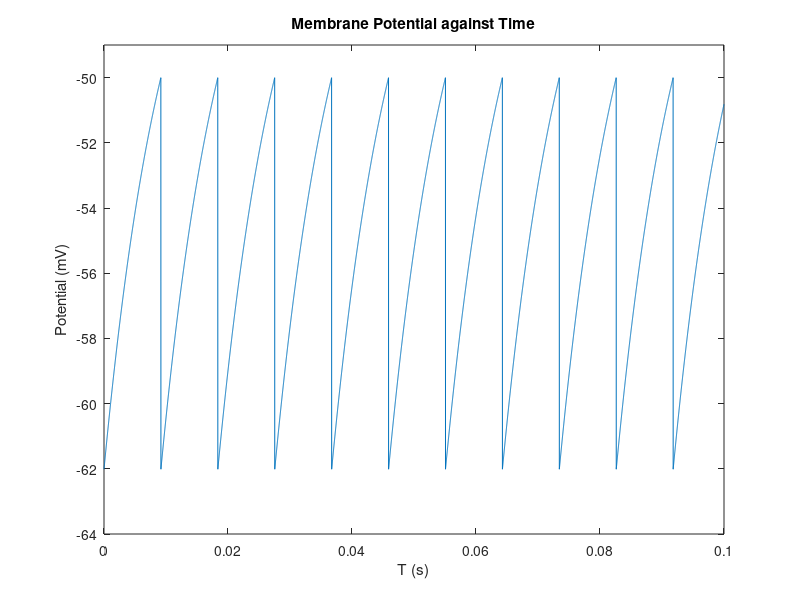
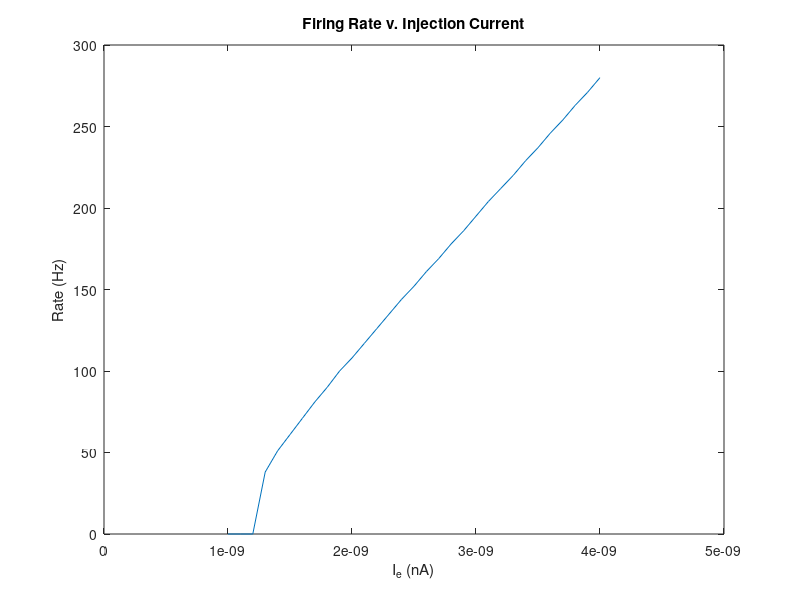

Recreate these plots in MATLAB, in order. (Note: this script raises an error after producing the figures.)
%%
% <latex>
% \title{BE 521: Homework 2 Questions \\{\normalsize Modeling Neurons} \\{\normalsize Spring 2021}}
% \author{46 points}
% \date{Due: Tuesday, 2/2/2021 10:00 PM}
% \maketitle
% \textbf{Objective:} Computational modeling of neurons. \\
% We gratefully acknowledge Dr. Vijay Balasubramanian (UPenn) for many of
% the questions in this homework.\\
% </latex>

%% 
% <latex>
% \begin{center}
% \author{Saif Khawaja \\
%   \normalsize Collaborators: Raveen K \\}
% \end{center}
% </latex>

%%
% <latex>
% \section{Basic Membrane and Equilibrium Potentials (6 pts)}
% Before undertaking this section, you may find it useful to read pg.
% 153-161 of Dayan \& Abbott's \textit{Theoretical Neuroscience} (the 
% relevant section of which, Chapter 5, is posted with the homework). 
% </latex>

%%
% <latex>
% \begin{enumerate}
%  \item Recall that the potential difference $V_T$ when a mole of ions crosses a cell membrane is defined by the universal gas constant $R = 8.31\; {\rm J/mol\cdot K}$, the temperature $T$ (in Kelvin), and Faraday's constant $F = 96,480 {\rm\ C/mol}$ \[ V_T = \frac{RT}{F} \] Calculate $V_T$ at human physiologic temperature ($37\; ^{\circ} \rm C$). (1 pt)
% </latex>

%%
% <latex>
% \rule{\textwidth}{1pt}
% \textit{Example Latex math commands that uses the align tag to make your equations
% neater. You can also input math into sentences with \$ symbol like $\pi + 1$.}
% \begin{align*}
% E = MC^2 \tag{not aligned}\\
% E = & MC^2 \tag{aligned at = by the \&}\\
% 1 = &\; \frac{2}{2}\tag{aligned at = by \&}
% \end{align*}
% \rule{\textwidth}{1pt}
% </latex>

Vt = (8.31*310.15)/96480 *1000

% Vt at the temperature of the human body is 26.7138 .
%%
% <latex>
%  \item Use this value $V_T$ to calculate the Nernst equilibrium potentials 
%  (in mV) for the $\rm K^+$, $\rm Na^+$, and $\rm Cl^-$ ions, given the following 
%  cytoplasm and extracellular concentrations in the squid giant axon: 
%  $\rm K^+$ : (120, 4.5), $\rm Na^+$ : (15, 145), and $\rm Cl^-$ : (12, 120), 
%  where the first number is the cytoplasmic and the second the extracellular 
%  concentration (in mM). (2 pts)
% </latex>

conc_K = [120, 4.5];
conc_Na = [15, 145];
conc_Cl = [12, 120];

R = 8.31; 
T = 310.15; 
F = 96480;

Nernst_K = ((R * T) / (1 * F) * log(conc_K(2) / conc_K(1))) * 1000
Nernst_Na = ((R * T) / (1 * F) * log(conc_Na(2) / conc_Na(1))) * 1000
Nernst_Cl = ((R * T) / -(1 * F) * log(conc_Cl(2) / conc_Cl(1))) * 1000

% For K, Na, and Cl respectively, the Nernst potentials are -87.7124,
% 60.6051, and -61.5108 mV.

%%
% <latex>
%  \item 
%   \begin{enumerate}
% 	\item Use the Goldmann equation,
% 	  \begin{equation}
% 		V_m = V_T\ln\left( \frac{\rm P_{K}\cdot[K^+]_{out} + P_{NA}\cdot[Na^+]_{out} + P_{Cl}\cdot[Cl^-]_{in}}{\rm P_{K}\cdot[K^+]_{in} + P_{NA}\cdot[Na^+]_{in} + P_{Cl}\cdot[Cl^-]_{out}} \right)
% 	  \end{equation}
% 	to calculate the resting membrane potential, $V_m$, assuming that the ratio of membrane permeabilities $\rm P_K:P_{Na}:P_{Cl}$ is $1.0:0.045:0.45$. Use the ion concentrations given above in Question 1.2. (2 pts)
% </latex>

permeabilities = [1, 0.05, 0.45];

membrane_potential = Vt * log((permeabilities(1) * conc_K(2) + permeabilities(2) * conc_Na(2) + permeabilities(3) * conc_Cl(1))/(permeabilities(1) * conc_K(1) + permeabilities(2) * conc_Na(1) + permeabilities(3) * conc_Cl(2)))

% The resting membrane potential is -62.0123 mV.

%%
% <latex>
% 	\item Calculate the membrane potential at the peak action potential, assuming a permeability ratio of $1.0:11:0.45$, again using the ion concentrations given in Question 1.2. (1 pt)
%   \end{enumerate}
% </latex>

permeabilities = [1, 12, 0.45];

membrane_potential_peak = Vt * log((permeabilities(1) * conc_K(2) + permeabilities(2) * conc_Na(2) + permeabilities(3) * conc_Cl(1)) / (permeabilities(1) * conc_K(1) + permeabilities(2) * conc_Na(1) + permeabilities(3) * conc_Cl(2)))

% The membrane potential at peak action potential is 42.6891 mV.

%%
% <latex>
% 	\item The amplitudes of the multi-unit signals in HW0 and local field
% 	potentials (LFP) in HW1 had magnitudes on the order of 10 to 100
% 	microvolts. The voltage at the peak of the action potential (determined
% 	using the Goldman equation above) has a magnitude on the order of 10
% 	millivolts. Briefly explain why we see this difference in magnitude.
% 	Hint 1: Voltage is the difference in electric potential between two
% 	points. What are the two points for our voltage measurement in the
% 	multi-unit and LFP signals? What are the two points for the voltage
% 	measurement of the action potential? Hint 2: The resistance of the neuronal membrane is typically much higher than the resistance of the extracellular fluid. (2 pts)
% </latex>

% Since voltage is proportional to resistance (V = IR), and the
% extracellular membrane resistance is typically much lower than the
% neuronal membrane resistance (hint 2), the peak action potential voltage
% is much higher than any of the LFP or multi-unit activity signals from
% previous homework. Furthermore, LFP readings were measured in
% extra-cellular fluid but action potentials were measured across the
% neuronal cell and, given hint 1, this influences the recorded reading. 

%% 
% <latex>
% \end{enumerate}
% \section{Integrate and Fire Model (38 pts)}
% You may find it useful to read pg.\ 162-166 of Dayan and Abbott for this section. The general differential equation for the integrate and fire model is
% \[ \tau_m\frac{dV}{dt} = V_m - V(t) + R_m I_e(t) \]
% where $\tau_m = 10\, \rm ms$ is the membrane time constant, describing how fast the current is leaking through the membrane, $V_m$ in this case is constant and represents the resting membrane potential (which you have already calculated in question 1.3.a), and $V(t)$ is the actual membrane potential as a function of time. $R_m = 10^7\, \Omega$ is the constant total membrane resistance, and $I_e(t)$ is the fluctuating incoming current. Here, we do not explicitly model the action potentials (that's Hodgkin-Huxley) but instead model the neuron's behavior leading up and after the action potential.
% </latex>

%%
% <latex>
% Use a $\Delta t = 10\, \rm \mu s$ ($\Delta t$ is the discrete analog of the continuous $dt$). Remember, one strategy for modeling differential equations like this is to start with an initial condition (here, $V(0)=V_m$), then calculate the function change (here, $\Delta V$, the discrete analog to $dV$) and then add it to the function (here, $V(t)$) to get the next value at $t+\Delta t$. Once/if the membrane potential reaches a certain threshold ($V_{th} = -50\, \rm mV$), you will say that an action potential has occurred and reset the potential back to its resting value.
% \begin{enumerate}
%  \item Model the membrane potential with a constant current injection (i.e., $I_e(t) = I_e = 2 {\rm nA}$). Plot your membrane potential as a function of time to show at least a handful of ``firings.'' (8 pts)
% </latex>

I_e = 2e-9;  

R_membrane = 1*10^7; 

V_threshold = -50e-3;

tau = 0.01;  

dt = 1e-5;  

range = 0:dt:0.1;

%%

V = [];
V(1) = (membrane_potential / 1000); 
peaks = 0;

for i=2:length(range)
    dv = (dt / tau) * ((membrane_potential / 1000) - V(i-1) + (R_membrane * I_e));
    dv;
    V(i) = dv + V(i-1);
    if V(i) >= V_threshold
        peaks = peaks + 1;
        V(i) = membrane_potential / 1000;
    end
end

V = V.*1000; 

figure
plot(range, V)
ylabel('Potential (mV)')
xlabel('T (s)')
title('Membrane Potential against Time')
ylim([-64 -49])

%%
% <latex>
%  \item Produce a plot of firing rate (in Hz) versus injection current, over the range of 1-4 nA. (4 pts)
% </latex>


I_e = 2e-9;

V_threshold=-50e-3; 

R_membrane=1*10^7; 

tau=0.01; 

dt=1e-5; 

range=0:dt:1;

V=[];
p_vector=[];
V(1)=(membrane_potential / 1000); 

currents = 1e-9:1e-10:4e-9;

for j = 1:length(currents)
    peaks = 0;
    for i = 2:length(range)
        dv = (dt/tau)*((membrane_potential / 1000) - V(i-1) + (R_membrane*currents(j)));
        dv;
        V(i) = dv+V(i-1);
        if V(i) >= V_threshold
            peaks = peaks + 1;
            V(i)= membrane_potential / 1000;
        end
        
    end
    p_vector = [p_vector peaks];
end


figure
plot(currents, p_vector)
ylabel('Rate (Hz)')
xlabel('I_e (nA)')
title('Firing Rate v. Injection Current')

%%
% <latex>
%  \item \texttt{I521\_A0002\_D001} contains a dynamic current injection in nA. Plot the membrane potential of your neuron in response to this variable injection current. Use Matlab's \texttt{subplot} function to place the plot of the membrane potential above the injection current so that they both have the same time axis. (Hint: the sampling frequency of the current injection data is different from the sampling frequency ($\frac{1}{\Delta t}$) that we used above.) (4 pts)
% </latex>

session = IEEGSession('I521_A0002_D001', 'saifkhawaja', '/Users/saif/Documents/GitHub/braincomputerinterfaces/Homeworks/sai_ieeglogin.bin' )

session.data;

durationInUSec = session.data(1).rawChannels(1).get_tsdetails.getDuration;
durationInSec = durationInUSec / 1e6;

nr = ceil((session.data.rawChannels(1).get_tsdetails.getEndTime)/1e6*session.data.sampleRate);
all_data = session.data.getvalues(1:nr, 1);
all_data = all_data.* 1e-9;

downsampled_currents = downsample(all_data, 10);
downsampled_currents = downsampled_currents.*1e-9;

sr = (1/1e-5);

I_e = 2e-9; 

V_threshold = -50e-3; 

tau = 0.01;

t = durationInSec;

dt = 1e-5; 

R_membrane = 1*10^7; 

peak_vector_i_varied = [];

t2 = 0:dt:(0.5-dt);

V_new = [];
V_new(1) = (membrane_potential / 1000);

peaks = 0;

for i=2:length(t2)
    dv=(dt / tau) * ((membrane_potential / 1000) - V_new(i-1) + (R_membrane * downsampled_currents(i)));
    dv;
    V_new(i) = dv + V_new(i-1);
    if V_new(i) >= V_threshold
        peaks = peaks+1;
        V_new(i) = membrane_potential / 1000;
    end
end

V_new = V_new.*1000;

figure
subplot(2,1,1)
plot(t2,V_new)
xlabel('Time (s)')
ylabel('Potential (mV)')
title('Membrane Potential v. Time')
lims = [-65 -48];
ylim(lims)
subplot(2,1,2)
plot(t2,downsampled_currents)
xlabel('Time (s)')
ylabel('Ie (A)')
title('Injection Current v. Time')

%%
% <latex>
%  \item Real neurons have a refractory period after an action potential that prevents them from firing again right away. We can include this behavior in the model by adding a spike-rate adaptation conductance term, $g_{sra}(t)$ (modeled as a potassium conductance), to the model
%  \[ \tau_m\frac{dV}{dt} = V_m - V(t) - r_m g_{sra}(t)(V(t)-V_K)+ R_m I_e(t) \]
%  where \[ \tau_{sra}\frac{dg_{sra}(t)}{dt} = -g_{sra}(t), \]
%  Every time an action potential occurs, we increase $g_{sra}$ by a certain constant amount, $g_{sra} = g_{sra} + \Delta g_{sra}$. Use $r_m \Delta g_{sra} = 0.06$. Use a conductance time constant of $\tau_{sra} = 100\, \rm ms$, a potassium equilibrium potential of $V_K = -70\, \rm mV$, and $g_{sra}(0) = 0$. (Hint: How can you use the $r_m \Delta g_{sra}$ value to update voltage and conductance separately in your simulation?)
% </latex>

dt = 1e-5; 

t7 = 0:dt:0.2;

I_e = 2e-9; 

tau = 0.01; 

taug = 0.1; 

R_membrane = 1*10^7; 

V_threshold = -50e-3; 

RM_increase = 0.06; 

V_k = -70e-3; 

V_4 = [];
V_4(1) = (membrane_potential/1000); 

RM_gsra = [];
RM_gsra(1) = 0;

peaks = 0;


for i=2:length(t7)
    dv_RM_gsra = (dt/taug)*(-RM_gsra(i-1));
    RM_gsra(i) = RM_gsra(i-1)+dv_RM_gsra;
    dv_4 = (dt/tau)*((membrane_potential / 1000)-V_4(i-1)-(RM_gsra(i-1) * (V_4(i-1)-V_k)) + (R_membrane*I_e));
    dv_4;
    V_4(i) = dv_4+V_4(i-1);
    if V_4(i) >= V_threshold
        RM_gsra(i) = RM_gsra(i)+RM_increase;
        V_4(i) = membrane_potential/1000;
    end
end


%%

t7 = t7.*1000;

V_4 = V_4.*1000;

%%

figure
plot(t7,V_4)
xlabel('Time (Milliseconds)')
ylabel('Membrane Potential (mV)')
ylim([-64 -49])
title('Membrane Potential v. Time')


%%
% <latex>
%  \begin{enumerate}
%   \item Implement this addition to the model (using the same other parameters as in question 2.1) and plot the membrane potential over 200 ms. (8 pts)
% </latex>

I_e = 2e-9; 

tau = 0.01; 

taug = 0.1; 

R_membrane = 1*10^7;

dt = 1e-5; 

V_threshold = -50e-3; 

RM_increase = 0.06; 

V_k = -70e-3; 

t7 = 0:dt:0.2;

RM_gsra = [];
RM_gsra(1) = 0;
V_4 = [];
V_4(1) = (membrane_potential/1000); 
peaks = 0;

for i=2:length(t7)
    dv_RM_gsra = (dt / taug) * (-RM_gsra(i-1));%R_m gsra differential eqn
    RM_gsra(i) = RM_gsra(i-1) + dv_RM_gsra;
    dv_4 = (dt/tau) * ((membrane_potential / 1000) - V_4(i-1) - (RM_gsra(i-1) * (V_4(i-1) - V_k)) + (R_membrane * I_e));
    dv_4;
    V_4(i) = dv_4+V_4(i-1);
    if V_4(i) >= V_threshold
        RM_gsra(i) = RM_gsra(i)+RM_increase;
        V_4(i) = membrane_potential/1000;
    end
end

V_4 = V_4.*1000;
t7 = t7.*1000;

figure
plot(t7, V_4)
xlabel('Time (Milliseconds)')
ylabel('Membrane Potential (mV)')
ylim([-64 -49])
title('Membrane Potential v. Time')

%%
% <latex>
%   \item Plot the inter-spike interval (the time between the spikes) of all the spikes that occur in 500 ms. (2 pts)
% </latex>

RM_gsra = [];
RM_gsra(1) = 0;
V_5 = [];
V_5(1) = (membrane_potential / 1000); 
peaks = 0;


I_e = 2e-9;

tau = 0.01; 

taug = 0.1; 

R_membrane = 1*10^7; 

dt = 1e-5;  

V_threshold = -50e-3;

RM_increase = 0.06; 

V_k = -70e-3;


t5 = 0:dt:0.5;


for i=2:length(t5)
    dv_RM_gsra = (dt/taug) * (-RM_gsra(i-1));
    RM_gsra(i) = RM_gsra(i-1) + dv_RM_gsra;
    
    dv_4=(dt/tau) * ((membrane_potential / 1000)-V_5(i - 1)-(RM_gsra(i - 1) * (V_5(i-1) - V_k)) + (R_membrane * I_e));
    dv_4;
    V_5(i) = dv_4+V_5(i-1);
    
    if V_5(i) >= V_threshold
        RM_gsra(i) = RM_gsra(i) + RM_increase;
        V_5(i) = membrane_potential/1000;
    end
end
%%

thrsh = -52;

[pks, locations] = findpeaks(V_5, 'MinPeakHeight', thrsh);

time_diff = t5(diff(locations)); %convert to seconds and find time difference

time_diff = time_diff.*1000; % convert to milliseconds

%%
figure
plot(time_diff, 'o')
ylabel('Interval (ms)')
xlabel('Count')
title('Interval v. Event Count')

%%
% <latex>
%   \item Explain how the spike-rate adaptation term we introduced above might be contributing to the behavior you observe in 2.4.b. (2 pts)
% </latex>

% Spike-rate adaption conductance supports the modelling of the period
% between potentials. This action potential refraction period uses the
% term because it increases the K conductance, which increases T between
% spiking events. This is demonstrated by the decreasing rate of the
% increase of membrane potential (dv). A greater T is needed before the
% potential can break threshold voltage and generate another spike.
% This is similar to real context where more ions create better conductance
%, which increases reset time as levels need to readjust.

%%
% <latex>
%  \end{enumerate}
%  \item Pursue an extension of this basic integrate and fire model. A few ideas are: implement the Integrate-and-Fire-or-Burst Model of Smith et al.\ 2000 (included); implement the Hodgkin-Huxley model (see Dayan and Abbot, pg.\ 173); provide some sort of interesting model of a population of neurons; or perhaps model what an electrode sampling at 200 Hz would record from the signal you produce in question 2.3. Feel free to be creative. 
%  We reserve the right to give extra credit to particularly interesting extensions and will in general be more generous with points for more difficult extensions (like the first two ideas), though it is possible to get full credit for any well-done extension.
%   \begin{enumerate}
% 	\item Briefly describe what your extension is and how you will execute it in code. (6 pts)
% </latex>

% The below simulation uses equations from the Hodgkin-Huxley model for an action potential as described by
% "Computational and Mathematical Modeling of Neural Systems" (Dayan and
% Abbott). This is a more complex model of the membrane potential when compared to the integrate and fire model. 
% Defined ICs are the foundation for computation for the for loop that
% calculates the membrane potential. From there, we can compare the
% membrane potential and probabilities of activation against time with
% plots. 

%%

permeabilities = [1, 0.05, 0.45];

membrane_potential = Vt * log((permeabilities(1) * conc_K(2) + permeabilities(2) * conc_Na(2) + permeabilities(3) * conc_Cl(1))/(permeabilities(1) * conc_K(1) + permeabilities(2) * conc_Na(1) + permeabilities(3) * conc_Cl(2)))

g = [0.003, 0.36, 1.2];
e = [-54.387, -77, 50];

cm = 0.01; 
A = 0.1; 

I_e = 0.01;

t = 0:dt:100;
dt = 0.01; 

i_m = zeros(1,length(t));
n = zeros(1,length(t));
m = zeros(1,length(t));
h = zeros(1,length(t));

V = zeros(1,length(t));
V(1) = (membrane_potential); 

a_n=(0.01*(V(1)+55)) / (1 - exp(-0.1 * (V(1) + 55)));
a_m=(0.1*(V(1)+40)) / (1 - exp(-0.1 * (V(1) + 40)));
a_h=0.07*exp(-0.05*(V(1)+65));

b_n=0.125*exp(-0.0125*(V(1)+65));
b_m=4*exp(-0.0556*(V(1)+65));
b_h=1/(1+exp(-0.1*(V(1)+35)));

n(1)=(a_n*V(1)) / (a_n*V(1) + b_n*V(1));
m(1)=(a_m*V(1)) / (a_m*V(1) + b_m*V(1));
h(1)=(a_h*V(1)) / (a_h*V(1) + b_h*V(1));


%%

for i = 2: length(t)
    
    a_n = (0.01 * (V(i-1)+55)) / (1 - exp(-0.1 * (V(i-1) + 55)));
    a_m = (0.1 * (V(i-1)+40)) / (1 - exp(-0.1 * (V(i-1) + 40)));
    a_h = 0.07 * exp(-0.05*(V(i-1)+65));
    
    b_n = 0.125*exp(-0.0125*(V(i-1)+65));
    b_m = 4*exp(-0.0556*(V(i-1)+65));
    b_h = 1/(1+exp(-0.1*(V(i-1)+35)));
    
    dn = (a_n*(1-n(i-1)) - (b_n*n(i-1)))*dt;
    n(i) = n(i-1)+dn;
    
    dm = (a_m*(1-m(i-1)) - (b_m*m(i-1)))*dt;
    m(i) = m(i-1)+dm;
    
    dh = (a_h*(1-h(i-1)) - (b_h*h(i-1)))*dt;
    h(i) = h(i-1)+dh;
    
    im = (g(1) * (V(i-1) - e(1))) + g(2) * (n(i-1)^4)*(V(i-1)- e(2)) + g(3)*(m(i-1)^3)*h(i-1)*(V(i-1) - e(3));
    dv = (-im + (I_e/A)) * (dt/cm);
    V(i) = V(i-1)+dv;
    
end

%%

figure
subplot(2, 1, 1)
plot(t, V)
ylabel('Membrane Potential (mV)')
xlabel('Time (milliseconds)')
title('Hodgkin−Huxley Model of an Action Potential with 0.01 Microamp Injection Current')

subplot(2, 1, 2)
plot(t, n)
hold on 
plot(t, m)
plot(t, h)
title('Activation Probabilities v. Time')
xlabel('Time (milliseconds)')
ylabel('Probability')
legend('n(t)','m(t)','h(t)')

%%
% <latex>
% 	\item Provide an interesting figure along with an explanation illustrating the extension. (4 pts)
% </latex>

%%

% Top plot: Hodgkin-Huxley Model of an Action Potential. When the membrane potential
% rises above the threshold a spike occurs and the potential decreases until another action potential can be generated. 

% Bottom plot: the activation probabilities of the n, m, and h gating
% variables. Each probability increases and decreases with time. These
% correspond to the membrane potential and activation potential. 

%%
% <latex>
%   \end{enumerate}
% \end{enumerate}
% </latex>


